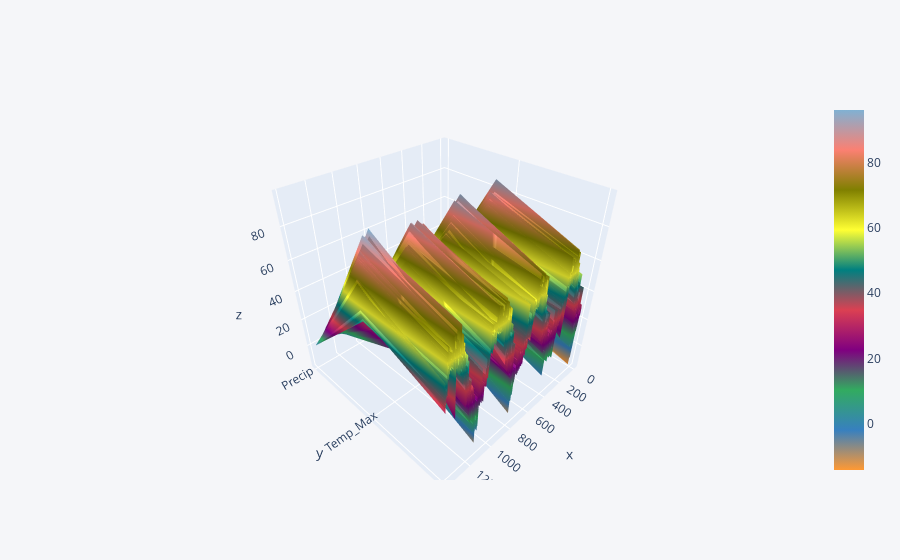

This figure's notebook cell:
### Code cell
weather.iplot(kind='surface')

### Figure 1 — Plotly figure (JSON) as saved in the notebook; plotly's stock layout.template omitted (floating-point values rounded to 4 significant figures; data arrays with more than 128 entries replaced by an {"elided": "..."} marker saying what was removed)
{"data": [{"colorscale": [[0, "rgb(255, 153, 51)"], [0.1111, "rgb(55, 128, 191)"], [0.2222, "rgb(50, 171, 96)"], [0.3333, "rgb(128, 0, 128)"], [0.4444, "rgb(219, 64, 82)"], [0.5556, "rgb(0, 128, 128)"], [0.6667, "rgb(255, 255, 51)"], [0.7778, "rgb(128, 128, 0)"], [0.8889, "rgb(251, 128, 114)"], [1, "rgb(128, 177, 211)"]], "type": "surface", "x": {"elided": "1384 int values"}, "y": ["Precip", "Temp_Max", "Temp_Min"], "z": {"elided": "3x1384 float values"}}], "layout": {"legend": {"bgcolor": "#F5F6F9", "font": {"color": "#4D5663"}}, "paper_bgcolor": "#F5F6F9", "plot_bgcolor": "#F5F6F9", "title": {"font": {"color": "#4D5663"}}, "xaxis": {"gridcolor": "#E1E5ED", "showgrid": true, "tickfont": {"color": "#4D5663"}, "title": {"font": {"color": "#4D5663"}, "text": ""}, "zerolinecolor": "#E1E5ED"}, "yaxis": {"gridcolor": "#E1E5ED", "showgrid": true, "tickfont": {"color": "#4D5663"}, "title": {"font": {"color": "#4D5663"}, "text": ""}, "zerolinecolor": "#E1E5ED"}}}
